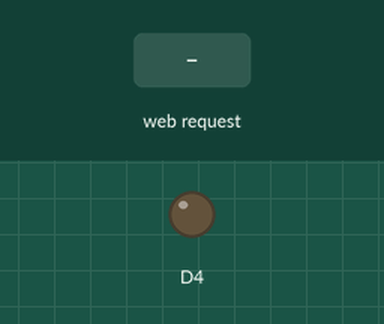
Bench run of a sketch on a simulated ESP8266 (NodeMCU). Shown: output pins drawn as LEDs (lit = HIGH). The test bench sets the inputs (shaded band). WiFi joins after 1.5 s; servers stay silent unless stated; what the sketch prints to the serial monitor is not drawn.

Above: at 2.7 s.
2.8 s: HTTP request GET /deactive received
At 4.0 s:
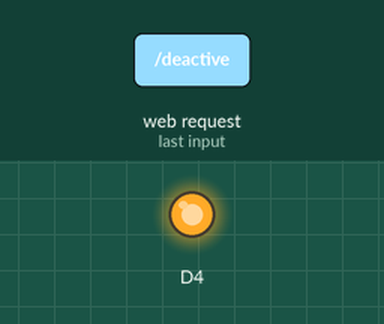
4.3 s: HTTP request GET /active received
At 5.3 s:
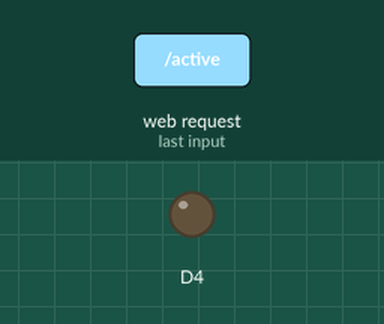
Timing chart, 0 to 7.3 s (numbered marks = the images above; inputs shaded):
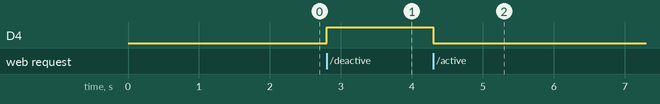

The sketch:

my_web_serv.ino
```cpp
#include <ESP8266WiFi.h>
#include <ESP8266WebServer.h>
#include <ESP8266mDNS.h>

ESP8266WebServer server(80); //Web-сервер будет работать на 80 порту

void setup()
{
  Serial.begin(115200);
  Serial.println();
  pinMode(D4, OUTPUT);
  digitalWrite(D4, LOW);
  WiFi.begin("ssid", "password");

  Serial.print("Connecting");  //  "Подключение:"
  while (WiFi.status() != WL_CONNECTED)
  {
    delay(500);
    Serial.print(".");
  }
  Serial.println();

  Serial.print("Connected, IP address: ");
           //  "Подключились, IP-адрес: "
  Serial.println(WiFi.localIP());

  server.on("/", []() {
    server.send(200, "text/html", webPage());
  });

  server.on("/active", []() {
    digitalWrite(D4, LOW);
    server.send(200, "text/html", webPage());
  });

  server.on("/deactive", []() {
    digitalWrite(D4, HIGH);
    server.send(200, "text/html", webPage());
  });

  server.begin();
  Serial.println("HTTP server started");

}

void loop() {

  server.handleClient();


 }

String webPage(){
String web;
web += "<h1> Shar170:  This site was created for demo-view server on ESP8266 <h1/>"; //заголовок
web += "<div><button> <a href=\"active\"> Off <a/></button>";
web += "<button> <a href=\"deactive\"> On <a/></button> <div/>";
return web;

}
```

Measured:
- after the input at 2.8 s, D4: LOW → HIGH at once
- after the input at 4.3 s, D4: HIGH → LOW at once
